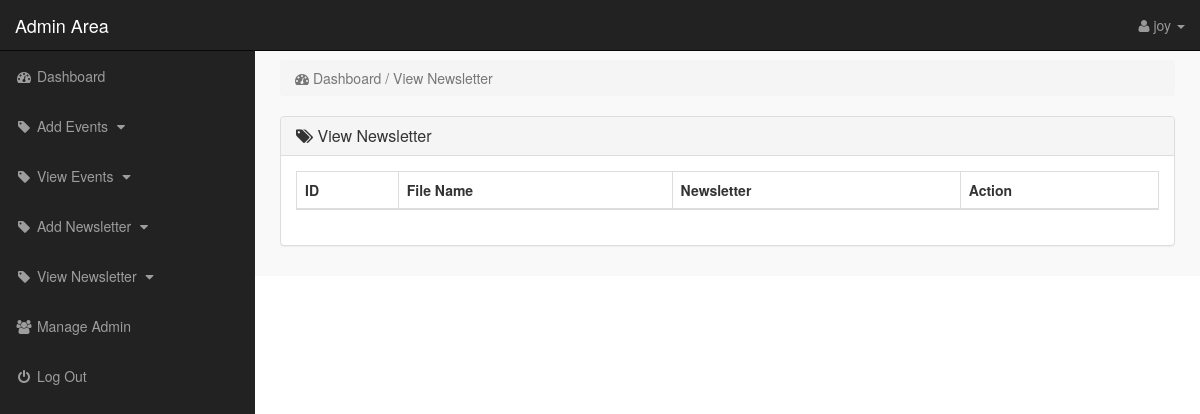
The app's page /admin/index.php?view_newsletter (signed in), older data.
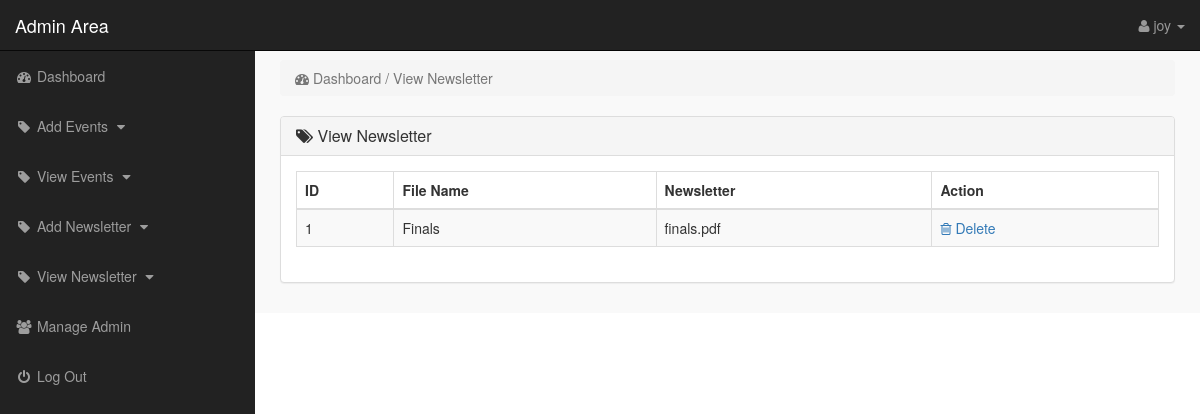
The same page, newer data.
### tables this page shows
CREATE TABLE `newsletter` (
  `id` int(10) NOT NULL,
  `name` varchar(255) NOT NULL,
  `newsletter` varchar(255) NOT NULL
);

### admin/view_newsletter.php (the view)
<?php
    if(!isset($_SESSION['email'])){
        echo "<script>window.open('login.php','_self')</script>";
    }else{
?>
<div class="row">
    <div class="col-lg-12">
        <ol class="breadcrumb">
            <li class="active">
                <i class="fa fa-dashboard"></i> Dashboard / View Newsletter
            </li>
        </ol>
    </div>
</div>
<div class="row">
    <div class="col-lg-12">
        <div class="panel panel-default">
            <div class="panel-heading">
               <h3 class="panel-title">
                   <i class="fa fa-tags"></i>  View Newsletter
               </h3>
            </div>
            <div class="panel-body">
                <div class="table-responsive">
                    <table class="table table-striped table-bordered table-hover">
                        <thead>
                            <tr>
                                <th> ID</th>
                                <th> File Name</th>
                                <th> Newsletter</th>
                                <th colspan="2">  Action </th>
                            </tr>
                        </thead>
                        <tbody>
                            <?php
                                $i=0;
                                $get_newsletter = "select * from newsletter";
                                $run_newsletter = mysqli_query($con,$get_newsletter);
                                while($row_event=mysqli_fetch_array($run_newsletter)){
                                    $newsletter_id = $row_event['id'];
                                    $name = $row_event['name'];
                                    $newsletter = $row_event['newsletter'];
                                    $i++;
                            ?>
                            <tr>
                                <td> <?php echo $i; ?> </td>
                                <td> <?php echo $name; ?> </td>
                                <td> <?php echo $newsletter; ?> </td>
                                <td>
                                     <a href="index.php?delete_newsletter=<?php echo $newsletter_id; ?>">
                                        <i class="fa fa-trash-o"></i> Delete
                                     </a>
                                </td>
                            </tr>
                            <?php } ?>
                        </tbody>
                    </table>
                </div>
            </div>
        </div>
    </div>
</div>
<?php } ?>

Row changes from the older to the newer data that the page shows:
added newsletter: name "Finals", newsletter "finals.pdf"
